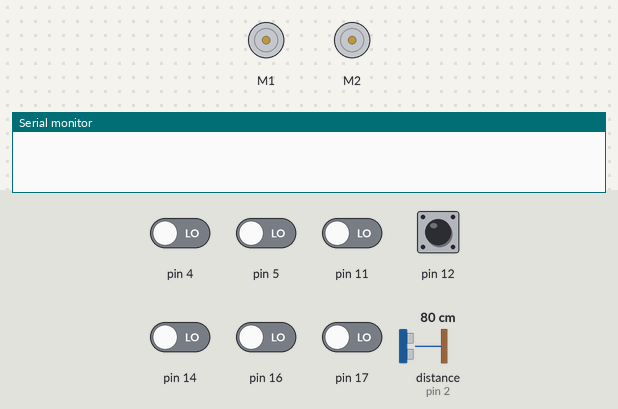
Simulated run of this sketch. Board: Arduino Uno, built with avr-gcc and run on an emulated ATmega328P. Shown: 2 × DC motor (green arrow = forward, orange = backward, longer = faster), the last lines printed to the serial monitor. The inputs (shaded band) are chosen by the test bench; at power-on: pin 12 HIGH, pin 4, pin 5, pin 11, pin 14, pin 16, pin 17 LOW, distance to the obstacle (sensor on pin 2) 80 cm. The echo pulse lasts 58.3 µs per cm.

Above: at 0.8 s.
0.9 s: pin 12 pulled LOW for 0.15 s
At 2.1 s:
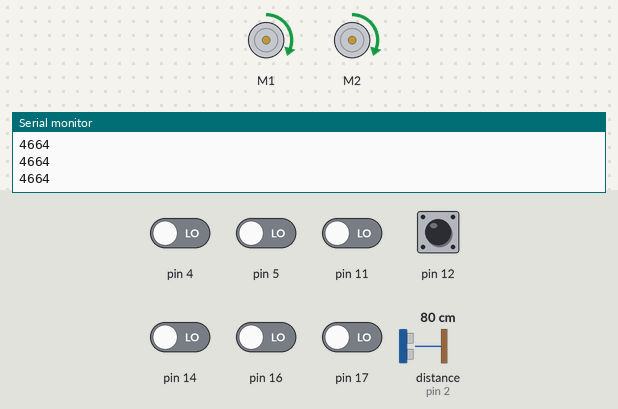
2.5 s: pin 4 driven HIGH
At 3.1 s:
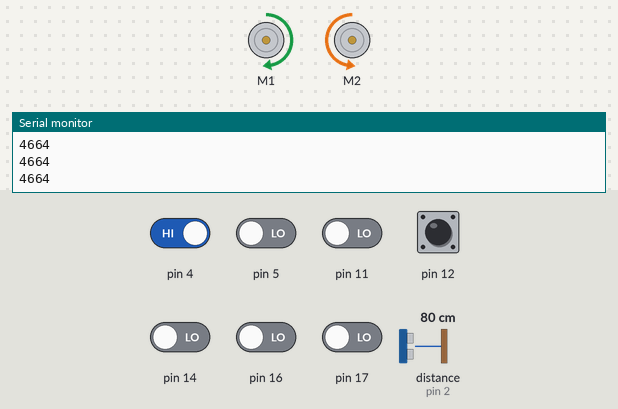
5.5 s: pin 4 driven LOW
At 6.8 s:
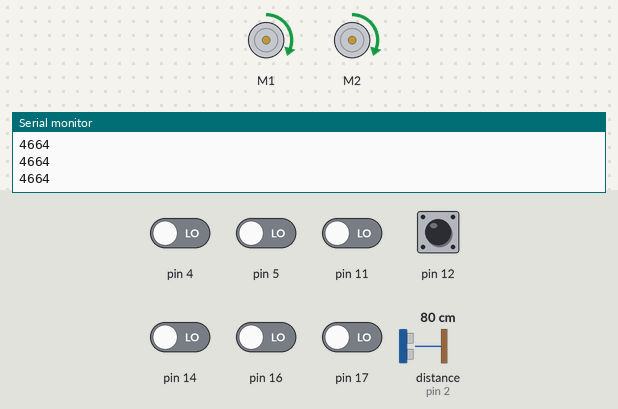
7.0 s: pin 5 driven HIGH
At 7.6 s:
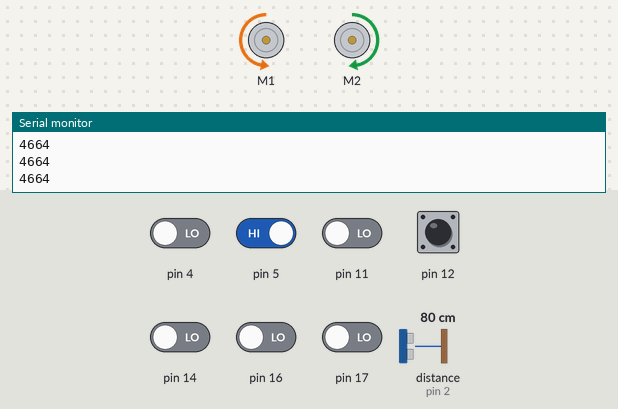
10.0 s: pin 5 driven LOW
At 11.3 s:
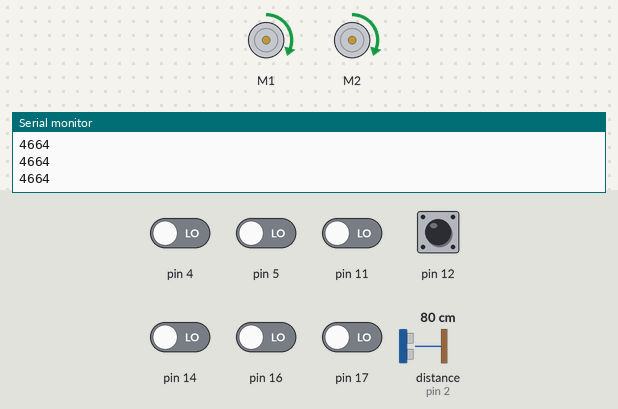
Timing chart, 0 to 13.0 s (numbered marks = the images above; inputs shaded):
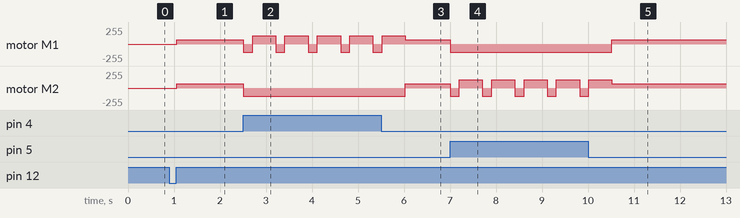

Measured:
- after the input at 0.9 s, motor M1, motor M2: stopped → forward 63/255 after 0.16 s
- after the input at 2.5 s, motor M1: alternates forward 127/255 for 0.50 s and backward 127/255 for 0.20 s, starting at once; motor M2: forward 63/255 → backward 127/255 at once
- after the input at 5.5 s, motor M2: backward 127/255 → forward 63/255 after 0.53 s
- after the input at 7.0 s, motor M1: forward 63/255 → backward 127/255 at once; motor M2: alternates forward 127/255 for 0.50 s and backward 127/255 for 0.20 s, starting at once
- after the input at 10.0 s, motor M1: backward 127/255 → forward 63/255 after 0.52 s

The sketch:

detect.ino
```cpp
/*
Drive forward and turn left or right when border is detected
  - Only reflectionsensor 0 and 5 are used.
*/
#include <ZumoMotors.h>
#include <Pushbutton.h>
#include <QTRSensors.h>
#include <ZumoReflectanceSensorArray.h>

#define LED 13
#define echoPin 2 // Echo Pin
#define trigPin 3 // Trigger Pin
int maximumRange = 30; // Maximum range needed
int minimumRange = 0; // Minimum range needed
long duration, distance; // Duration used to calculate distance

// this might need to be tuned for different lighting conditions, surfaces, etc.
#define QTR_THRESHOLD  1800 //

// these might need to be tuned for different motor types
#define REVERSE_SPEED     200 // 0 is stopped, 400 is full speed
#define TURN_SPEED        200
#define FORWARD_SPEED     100
#define REVERSE_DURATION  200 // ms
#define TURN_DURATION     500 // ms

ZumoMotors motors;
Pushbutton button(ZUMO_BUTTON); // pushbutton on pin 12

#define NUM_SENSORS 6
unsigned int sensor_values[NUM_SENSORS];

ZumoReflectanceSensorArray sensors;


void setup() {
   Serial.begin(9600);
   pinMode(trigPin, OUTPUT);
   pinMode(echoPin, INPUT);
   sensors.init();
   button.waitForButton();
}

void loop() {

      sensors.read(sensor_values);

      if (sensor_values[0] > QTR_THRESHOLD) {
        // if leftmost sensor detects line, reverse and turn to the right
        motors.setSpeeds(-REVERSE_SPEED, -REVERSE_SPEED);
        delay(REVERSE_DURATION);
        motors.setSpeeds(TURN_SPEED, -TURN_SPEED);
        delay(TURN_DURATION);
        motors.setSpeeds(FORWARD_SPEED, FORWARD_SPEED);
      } else if (sensor_values[5] > QTR_THRESHOLD) {
        // if rightmost sensor detects line, reverse and turn to the left
        motors.setSpeeds(-REVERSE_SPEED, -REVERSE_SPEED);
        delay(REVERSE_DURATION);
        motors.setSpeeds(-TURN_SPEED, TURN_SPEED);
        delay(TURN_DURATION);
        motors.setSpeeds(FORWARD_SPEED, FORWARD_SPEED);
      } else {
        // otherwise, go straight
        motors.setSpeeds(FORWARD_SPEED, FORWARD_SPEED);
        avstand();
      }
}

void avstand() {
    //Avstandsmåleren sjekker om det er noe nærmere enn 60cm
   digitalWrite(trigPin, LOW);
   delayMicroseconds(2);

   digitalWrite(trigPin, HIGH);
   delayMicroseconds(10);

   digitalWrite(trigPin, LOW);
   duration = pulseIn(echoPin, HIGH);
   Serial.println(duration);
   //Calculate the distance (in cm) based on the speed of sound.
   distance = duration / 58.2;

   if (distance <= maximumRange && distance < minimumRange){
        delay(200);
        motors.setSpeeds(TURN_SPEED, -TURN_SPEED);
        delay(REVERSE_DURATION);
   }
 }
```
